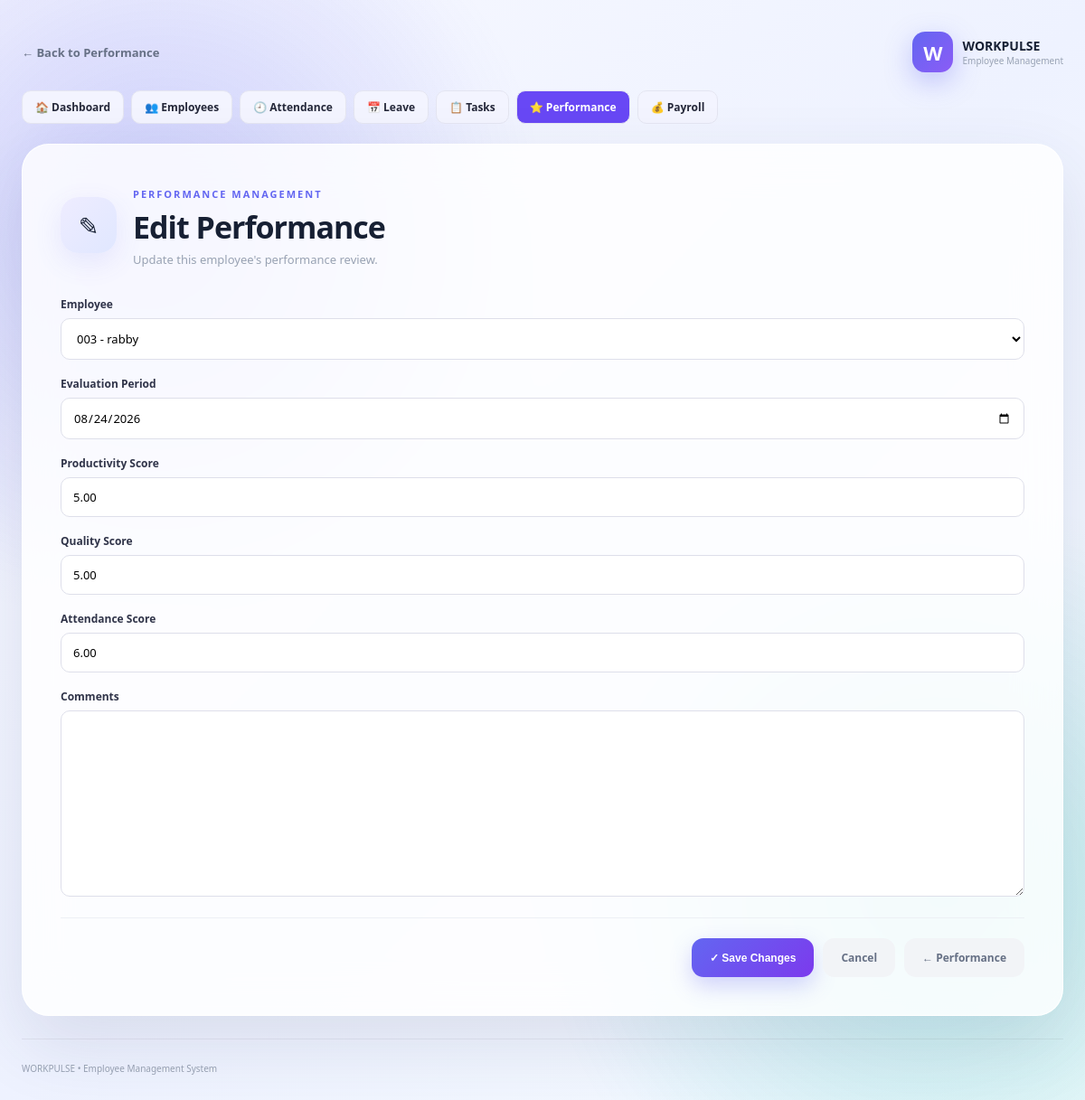
/performance/2/edit/ (signed in), run on the app's committed database.
### core/models.py (models this page shows, shortened)
class Employee(models.Model):
    user = models.OneToOneField(
        User,
        on_delete=models.SET_NULL,
        null=True,
        blank=True,
        related_name='employee_profile'
    )
    employee_id = models.CharField(
        max_length=20,
        unique=True
    )
    full_name = models.CharField(
        max_length=100
    )
    email = models.EmailField(
        unique=True
    )
    phone = models.CharField(
        max_length=20
    )
    department = models.CharField(
        max_length=100
    )
    designation = models.CharField(
        max_length=100
    )
    joining_date = models.DateField()
    monthly_salary = models.DecimalField(
        max_digits=12,
        decimal_places=2,
        default=0
    )
    is_active = models.BooleanField(
        default=True
    )
    def __str__(self):
        return f"{self.employee_id} - {self.full_name}"

class Performance(models.Model):
    employee = models.ForeignKey(
        Employee,
        on_delete=models.CASCADE,
        related_name='performance_records'
    )
    period = models.DateField(
        help_text="Use the first day of the evaluation month."
    )
    productivity_score = models.DecimalField(
        max_digits=5,
        decimal_places=2,
        default=0
    )
    quality_score = models.DecimalField(
        max_digits=5,
        decimal_places=2,
        default=0
    )
    attendance_score = models.DecimalField(
        max_digits=5,
        decimal_places=2,
        default=0
    )
    task_completion_score = models.DecimalField(
        max_digits=5,
        decimal_places=2,
        default=0
    )
    overall_score = models.DecimalField(
        max_digits=5,
        decimal_places=2,
        default=0
    )
    manager_comment = models.TextField(
        blank=True
    )
    created_at = models.DateTimeField(
        auto_now_add=True
    )
    updated_at = models.DateTimeField(
        auto_now=True
    )
    class Meta:
        constraints = [
            models.UniqueConstraint(
                fields=[
                    'employee',
                    'period'
                ],
                name='unique_employee_performance_period'
            )
        ]
        ordering = ['-period']

### core/views.py (the view, shortened to what this page needs)
@admin_required
def performance_edit(
    request,
    performance_id
):
    performance = get_object_or_404(
        Performance,
        id=performance_id
    )
    form = PerformanceForm(request.POST or None, instance=performance)
    return render(
        request,
        'core/performance_edit.html',
        {
            'performance': performance,
            'form': form,
        }
    )

### core/forms.py (shortened to what this page needs)
class PerformanceForm(forms.ModelForm):
    class Meta:
        model = Performance
        fields = (
            'employee',
            'period',
            'productivity_score',
            'quality_score',
            'attendance_score',
            'task_completion_score',
            'manager_comment',
        )
        widgets = {
            'period': forms.DateInput(
                attrs={
                    'type': 'date'
                }
            )
        }

### core/context_processors.py (called while the page is built)
def workpulse_notifications(request):
    if not request.user.is_authenticated:
        return {}
    notifications = Notification.objects.filter(recipient=request.user)
    return {
        'unread_notifications': notifications.filter(read_at__isnull=True)[:5],
        'unread_notification_count': notifications.filter(read_at__isnull=True).count(),
    }

### core/views.py (called while the page is built)
def admin_required(view):
    return never_cache(user_passes_test(
        lambda user: user.is_authenticated and user.is_staff,
        login_url='admin_login',
    )(view))

### core/templates/core/performance_edit.html (shortened to what this page needs)
{% load static %}
<!DOCTYPE html>
<html lang="en">
<head>
    <link
        rel="stylesheet"
        href="{% static 'core/css/style.css' %}"
    >
</head>
<body class="form-page">
<main class="form-wrapper">
    <div class="form-top">
        <a
            href="{% url 'performance_list' %}"
            class="back-link"
        >
            ← Back to Performance
        </a>
        <div class="form-brand">
            <div class="brand-icon">
                W
            </div>
            <div>
                <strong>
                    WORKPULSE
                </strong>
                <span>
                    Employee Management
                </span>
            </div>
        </div>
    </div>
    <nav class="page-nav">
        <a href="{% url 'dashboard_page' %}">
            🏠 Dashboard
        </a>
        <a href="{% url 'employee_list' %}">
            👥 Employees
        </a>
        <a href="{% url 'attendance_list' %}">
            🕘 Attendance
        </a>
        <a href="{% url 'leave_list' %}">
            📅 Leave
        </a>
        <a href="{% url 'task_list' %}">
            📋 Tasks
        </a>
        <a
            href="{% url 'performance_list' %}"
            class="active"
        >
            ⭐ Performance
        </a>
        <a href="{% url 'payroll_list' %}">
            💰 Payroll
        </a>
    </nav>
    <section class="form-card">
        <div class="form-heading">
            <div class="form-icon">
                ✎
            </div>
            <div>
                <span class="section-label">
                    PERFORMANCE MANAGEMENT
                </span>
                <h1>
                    Edit Performance
                </h1>
                <p>
                    Update this employee's performance review.
                </p>
            </div>
        </div>
        <form method="POST">
            <div class="form-group">
                <label for="{{ form.employee.id_for_label }}">
                    Employee
                </label>
                {{ form.employee }}
            </div>
            <div class="form-group">
                <label for="{{ form.period.id_for_label }}">
                    Evaluation Period
                </label>
                {{ form.period }}
            </div>
            <div class="form-group">
                <label for="{{ form.productivity_score.id_for_label }}">
                    Productivity Score
                </label>
                {{ form.productivity_score }}
            </div>
            <div class="form-group">
                <label for="{{ form.quality_score.id_for_label }}">
                    Quality Score
                </label>
                {{ form.quality_score }}
            </div>
            <div class="form-group">
                <label for="{{ form.attendance_score.id_for_label }}">
                    Attendance Score
                </label>
                {{ form.attendance_score }}
            </div>
            <div class="form-group">
                <label for="{{ form.manager_comment.id_for_label }}">
                    Comments
                </label>
                {{ form.manager_comment }}
            </div>
            <div class="form-actions">
                <button
                    type="submit"
                    class="save-btn"
                >
                    ✓ Save Changes
                </button>
                <a
                    href="{% url 'performance_detail' performance.id %}"
                    class="cancel-btn"
                >
                    Cancel
                </a>
                <a
                    href="{% url 'performance_list' %}"
                    class="cancel-btn"
                >
                    ← Performance
                </a>
            </div>
        </form>
    </section>
    <footer class="form-footer">
        WORKPULSE • Employee Management System
    </footer>
</main>
</body>
</html>

### core/static/core/css/style.css (style rules this page uses)
* { margin: 0; padding: 0; box-sizing: border-box; }
html { scroll-behavior: smooth; }
body { font-family: "Segoe UI", Arial, sans-serif; min-height: 100vh; color: #172033; overflow-x: hidden; background: radial-gradient(circle at 10% 20%, rgba(99,102,241,.14), transparent 30%), radial-gradient(circle at 90% 80%, rgba(16,185,129,.12), transparent 30%), linear-gradient(135deg, #f8f9ff, #eef2ff 50%, #f5fbff); }
.brand-icon { width: 45px; height: 45px; display: grid; place-items: center; color: white; font-weight: 800; font-size: 22px; border-radius: 14px; background: linear-gradient( 135deg, #6366f1, #8b5cf6 ); box-shadow: 0 10px 30px rgba(99,102,241,.35); }
.eyebrow, .section-label { color: #6366f1; font-size: 11px; font-weight: 800; letter-spacing: 2px; }
footer { display: flex; justify-content: space-between; margin-top: 60px; padding-top: 25px; border-top: 1px solid rgba(0,0,0,.06); color: #98a2b3; font-size: 11px; }
.form-page { min-height: 100vh; display: flex; align-items: center; justify-content: center; }
.form-wrapper { width: min(1500px, calc(100% - 48px)); padding: 35px 0 50px; animation: formEnter .7s ease; }
.form-top { display: flex; justify-content: space-between; align-items: center; margin-bottom: 20px; }
.back-link { text-decoration: none; color: #667085; font-size: 13px; font-weight: 600; transition: .25s; }
.form-brand { display: flex; align-items: center; gap: 10px; }
.form-brand strong { display: block; font-size: 14px; }
.form-brand span { display: block; color: #98a2b3; font-size: 10px; }
.form-card { padding: 42px; border-radius: 30px; background: rgba(255,255,255,.82); border: 1px solid rgba(255,255,255,.95); backdrop-filter: blur(25px); box-shadow: 0 30px 80px rgba(50,60,100,.12); }
.form-heading { display: flex; align-items: center; gap: 18px; margin-bottom: 32px; }
.form-icon { width: 62px; height: 62px; display: grid; place-items: center; border-radius: 20px; font-size: 27px; background: linear-gradient( 135deg, #eeecff, #e0e7ff ); box-shadow: 0 10px 30px rgba(99,102,241,.12); }
.form-heading h1 { margin-top: 4px; font-size: 34px; letter-spacing: -1px; }
.form-heading p { color: #98a2b3; font-size: 13px; margin-top: 4px; }
.form-actions { display: flex; justify-content: flex-end; gap: 10px; padding-top: 22px; border-top: 1px solid #edf0f5; }
.cancel-btn, .save-btn { padding: 13px 20px; border-radius: 13px; font-size: 12px; font-weight: 700; text-decoration: none; cursor: pointer; transition: .25s; }
.cancel-btn { color: #667085; background: #f2f4f7; }
.save-btn { border: 0; color: white; background: linear-gradient( 135deg, #6366f1, #7c3aed ); box-shadow: 0 10px 25px rgba(99,102,241,.28); }
.form-footer { text-align: center; margin-top: 25px; color: #98a2b3; font-size: 10px; }

### core/templates/core/performance_edit.html (style rules this page uses)
.page-nav { display: flex; flex-wrap: wrap; gap: 8px; margin-bottom: 22px; }
.page-nav a { text-decoration: none; padding: 9px 14px; border-radius: 10px; background: #f3f4ff; color: #25283a; border: 1px solid #e4e5f1; font-size: 12px; font-weight: 600; }
.page-nav a:hover, .page-nav a.active { background: #6848f5; color: white; }
.form-group { margin-bottom: 18px; }
.form-group label { display: block; margin-bottom: 7px; font-size: 12px; font-weight: 700; color: #303449; }
.form-group input, .form-group select, .form-group textarea { width: 100%; box-sizing: border-box; padding: 12px 13px; border: 1px solid #dedfea; border-radius: 10px; background: white; font-family: inherit; font-size: 13px; outline: none; }
.form-group textarea { min-height: 110px; resize: vertical; }

### data on the page
Employee: employee "003 - rabby"
Performance: period "08/24/2026", productivity_score "5.00", quality_score "5.00", attendance_score "6.00"
